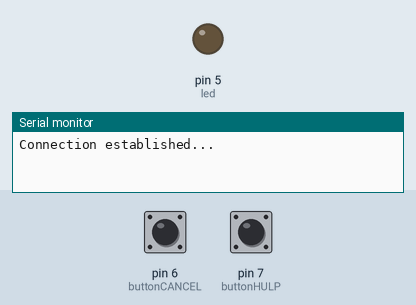
The sketch below on a simulated Arduino Uno, built with avr-gcc and run on an emulated ATmega328P. On the bench: output pins drawn as LEDs (lit = HIGH), the last lines printed to the serial monitor. The inputs (shaded band) are chosen by the test bench; at power-on: pin 7 (buttonHULP) HIGH, pin 6 (buttonCANCEL) HIGH.

Above: at 1.2 s.
1.3 s: pin 7 (buttonHULP) pulled LOW for 0.15 s
At 1.8 s:
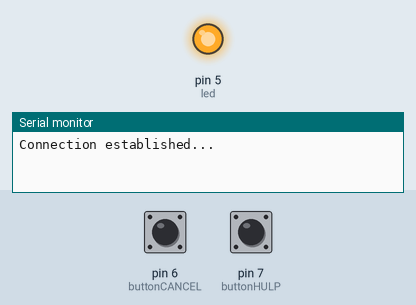
2.9 s: pin 6 (buttonCANCEL) pulled LOW for 0.15 s
At 4.1 s:
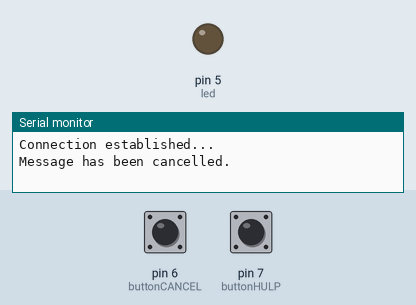
4.5 s: pin 7 (buttonHULP) pulled LOW for 1 s
At 5.4 s:
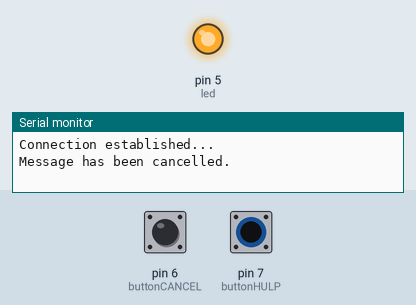
7.0 s: pin 6 (buttonCANCEL) pulled LOW for 1 s
At 7.3 s:
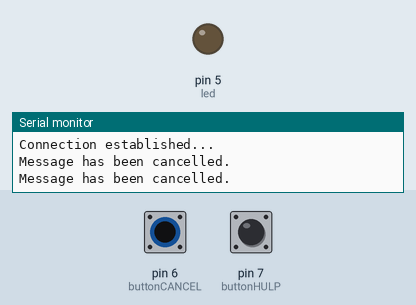
9.5 s: pin 6 (buttonCANCEL) driven LOW and pin 7 (buttonHULP) driven LOW
At 10.2 s:
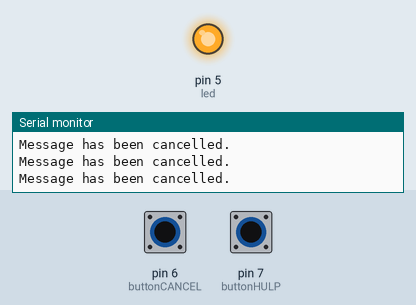
12.5 s: pin 6 (buttonCANCEL) pulsed HIGH 2 times (0.12 s each, 0.3 s apart)
Timing chart, 0 to 15.5 s (numbered marks = the images above; inputs shaded):
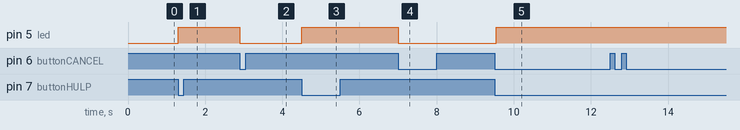

Measured:
- after the input at 1.3 s, pin 5 (led): LOW → HIGH at once
- after the input at 2.9 s, pin 5 (led): HIGH → LOW at once
- after the input at 4.5 s, pin 5 (led): LOW → HIGH at once
- after the input at 7.0 s, pin 5 (led): HIGH → LOW at once
- after the input at 9.5 s, pin 5 (led): LOW → HIGH at once

The sketch:

safetyband.ino
```cpp
#include <SoftwareSerial.h>
#include <TinyGPS++.h>

int n = 0;
int buttonHULP = 7;
int buttonCANCEL = 6;

int buttonCANCELState = 0;
int buttonHULPState = 0;

int led = 5;

//De gegevens die doorgestuurd moeten worden (moeten nog veranderd worden met GPS ding)
String latitude = "52.023774065657";
String longitude = "4.3539098118103";
String armbandID = "1";
String armbandNaam = "TestArmband";
String armbandActief = "1";


//Alle gegevens in een mooie message
String message = "#" + String(latitude) + "," + String(longitude) + "," + String(armbandID)+ "," + String(armbandNaam)+ "," + String(armbandActief);


//GPS installeren
SoftwareSerial gpsSerial(3,4);
TinyGPSPlus gps;

void setup()
{
  Serial.begin(9600);
  gpsSerial.begin(9600);
  pinMode(buttonHULP, INPUT);
  pinMode(buttonCANCEL, INPUT);
  pinMode(led, OUTPUT);
}

void loop() {

//Een message zodat de eventReader niet automatisch stopt
  if(n == 0) {
    Serial.println("Connection established...");
    n++;
  }

//Als de hulp button wordt ingedrukt gaat een lampje aan en kom je in een volgende loop
  if(digitalRead(buttonHULP) == LOW) {
    digitalWrite(led, HIGH);
    delayCheckPress(10000);
  }

  digitalWrite(led, LOW);
}

//Methode om het controleren van de cancel button te delayen terwijl je blijft controleren
void delayCheckPress(unsigned long duration) {
  unsigned long start = millis();

    //Een loop die voor een bepaalde tijd duurt
    while (millis()-start <= duration) {
         //Elke loop check je de cancel button
         if((digitalRead(buttonCANCEL)) == LOW) {
            Serial.println("Message has been cancelled.");
            return;
         }
    }
    while (gpsSerial.available() > 0){
      gps.encode(gpsSerial.read());
      if (gps.location.isUpdated()){
        latitude = gps.location.lat();
        longitude = gps.location.lng();
        Serial.println(message);
        delay(500);
     }
   }
    Serial.println(message);
    delay(500);
}
```
